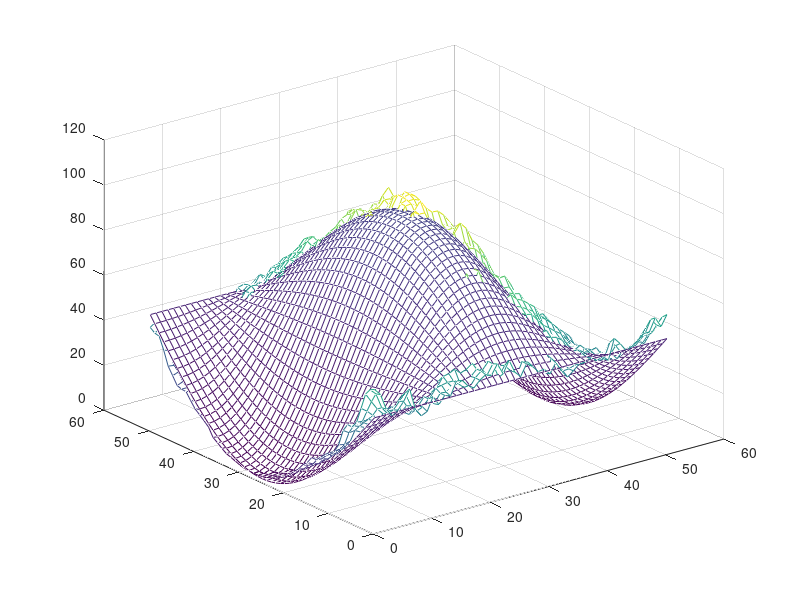

MATLAB code to generate this figure:
clear;
close all;
load('noisy_surface.mat')
load('true_surface.mat')

noisy=noisy_surface;
true=true_surface;

figure

mesh(true)

[x,y]=size(true);
N=x*y;

VarianceMatrix=(noisy-true).^2;

Variance=(1/(N-1))*sum(reshape(VarianceMatrix,[],1));

Z=noisy;
Zs1=Z;
alpha=0.335;
for j=1:y
    for i=2:x
        Zs1(i,j)=Zs1(i-1,j)+alpha*(Z(i,j)-Zs1(i-1,j));
    end
end
Zs3=Zs1;

for i=1:x
    for j=2:y
        Zs3(i,j)=Zs3(i,j-1)+alpha*(Zs1(i,j)-Zs3(i,j-1));
    end
end

hold on
mesh(Zs3,5*Zs3)


VarianceMatrixS=(Zs3-true).^2;

VarianceS=(1/(N-1))*sum(reshape(VarianceMatrixS,[],1));